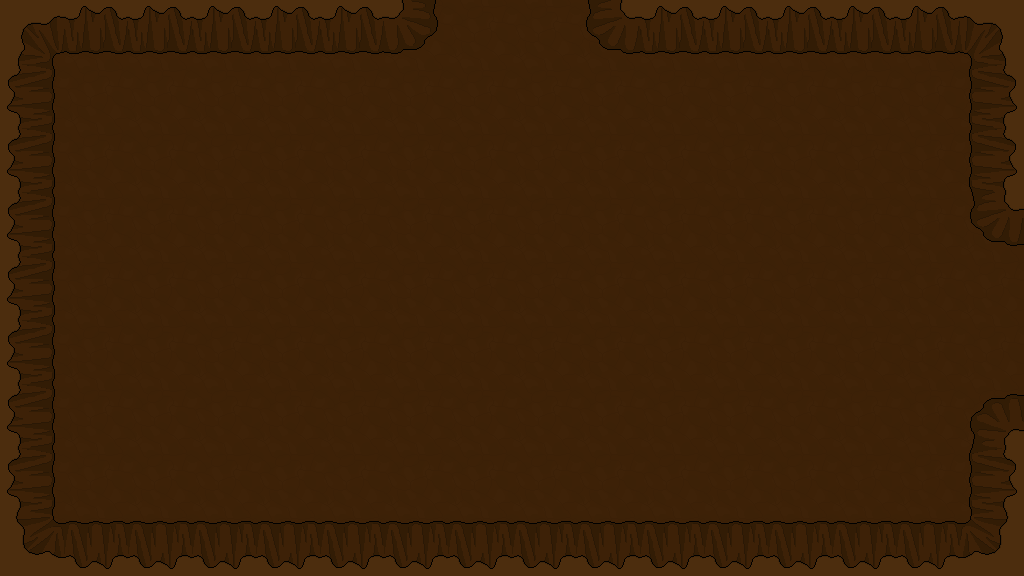

Rendered tile map (Tiled .tmx) drawn with the repository's tilesets; below, a short description and the full map source, tile grids included:
An orthogonal 16x9 tile map with 64x64 px tiles, 1 tile layer (Tile Layer 1).

<map version="1.0" orientation="orthogonal" width="16" height="9" tilewidth="64" tileheight="64">
 <tileset firstgid="1" name="backgroundTiles" tilewidth="64" tileheight="64">
  <image source="../backgroundTiles.png" width="12480" height="64" />
 </tileset>
 <layer name="Tile Layer 1" width="16" height="9">
  <data encoding="csv">
151,152,11,152,11,11,154,6,6,157,11,11,11,11,11,153,
158,6,6,6,6,6,6,6,6,6,6,6,6,6,6,14,
158,6,6,6,6,6,6,6,6,6,6,6,6,6,6,14,
158,6,6,6,6,6,6,6,6,6,6,6,6,6,6,157,
158,6,6,6,6,6,6,6,6,6,6,6,6,6,6,6,
158,6,6,6,6,6,184,6,6,6,6,6,6,6,6,6,
158,6,6,6,6,6,6,6,6,6,6,6,6,6,6,156,
158,6,6,6,6,6,6,6,6,6,6,6,6,6,6,14,
159,160,160,160,160,160,160,160,160,160,160,160,160,160,160,162
</data>
 </layer>
</map>
